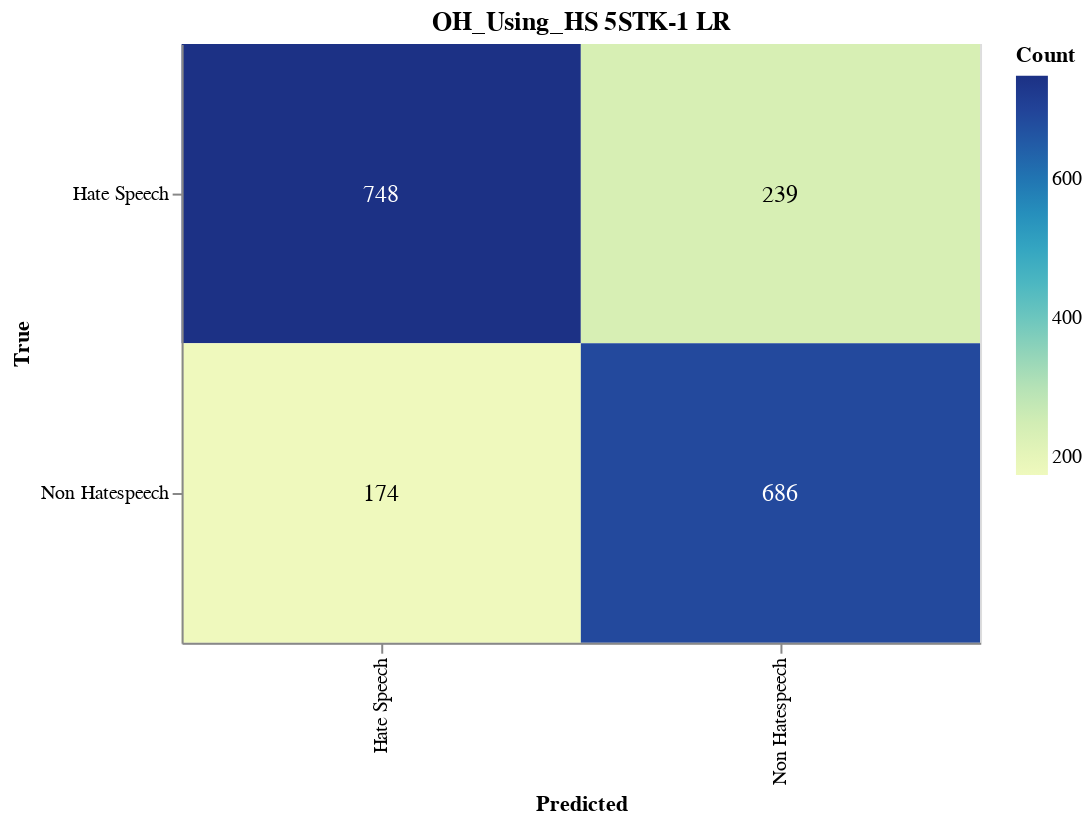

The code cell stored with this chart in its notebook:
### Markdown cell above
#### Save CM

### Code cell
import altair as alt
import altair_saver
import pandas as pd
from sklearn.metrics import confusion_matrix

# Calculate the confusion matrix
cm = confusion_matrix(y_val, svm_validation_predictions)

# Define class names
class_names = ['Negative', 'Neutral', 'Positive']

# Convert confusion matrix to DataFrame
cm_df = pd.DataFrame(cm, index=class_names, columns=class_names).reset_index().melt(id_vars='index')
cm_df.columns = ['True', 'Predicted', 'Count']

# Ensure the order of categories
cm_df['True'] = pd.Categorical(cm_df['True'], categories=class_names, ordered=True)
cm_df['Predicted'] = pd.Categorical(cm_df['Predicted'], categories=class_names, ordered=True)

# Create the Altair plot
heatmap = alt.Chart(cm_df).mark_rect().encode(
    x=alt.X('Predicted:O', sort=class_names),
    y=alt.Y('True:O', sort=class_names),
    color='Count:Q',
    tooltip=['True', 'Predicted', 'Count']
).properties(
    width=400,
    height=300,
    title='OF_Using_FIRE 5STK-1 SVM'
)

# Add text labels
text = heatmap.mark_text(
    align='center',
    baseline='middle',
    fontSize=12
).encode(
    text='Count:Q',
    color=alt.condition(
        alt.datum.Count > cm.max() / 2,
        alt.value('white'),
        alt.value('black')
    )
)

# Combine heatmap and text
final_chart = heatmap + text

# Display the plot
final_chart.show()

### Figure 1 — Vega-Lite specification as saved in the notebook (floating-point values rounded to 4 significant figures)
{"config": {"view": {"continuousWidth": 300, "continuousHeight": 300}}, "layer": [{"mark": {"type": "rect"}, "encoding": {"color": {"field": "Count", "type": "quantitative"}, "tooltip": [{"field": "True", "type": "ordinal"}, {"field": "Predicted", "type": "ordinal"}, {"field": "Count", "type": "quantitative"}], "x": {"field": "Predicted", "sort": ["Hate Speech", "Non Hatespeech"], "type": "ordinal"}, "y": {"field": "True", "sort": ["Hate Speech", "Non Hatespeech"], "type": "ordinal"}}, "title": "OH_Using_HS 5STK-1 LR"}, {"mark": {"type": "text", "align": "center", "baseline": "middle", "fontSize": 12}, "encoding": {"color": {"condition": {"test": "(datum.Count > 374.0)", "value": "white"}, "value": "black"}, "text": {"field": "Count", "type": "quantitative"}, "tooltip": [{"field": "True", "type": "ordinal"}, {"field": "Predicted", "type": "ordinal"}, {"field": "Count", "type": "quantitative"}], "x": {"field": "Predicted", "sort": ["Hate Speech", "Non Hatespeech"], "type": "ordinal"}, "y": {"field": "True", "sort": ["Hate Speech", "Non Hatespeech"], "type": "ordinal"}}, "title": "OH_Using_HS 5STK-1 LR"}], "data": {"name": "data-8eebd188bc1028763be9898fe1dff8c1"}, "height": 300, "width": 400, "$schema": "https://vega.github.io/schema/vega-lite/v5.17.0.json", "datasets": {"data-8eebd188bc1028763be9898fe1dff8c1": [{"True": "Hate Speech", "Predicted": "Hate Speech", "Count": 748}, {"True": "Non Hatespeech", "Predicted": "Hate Speech", "Count": 174}, {"True": "Hate Speech", "Predicted": "Non Hatespeech", "Count": 239}, {"True": "Non Hatespeech", "Predicted": "Non Hatespeech", "Count": 686}]}}
